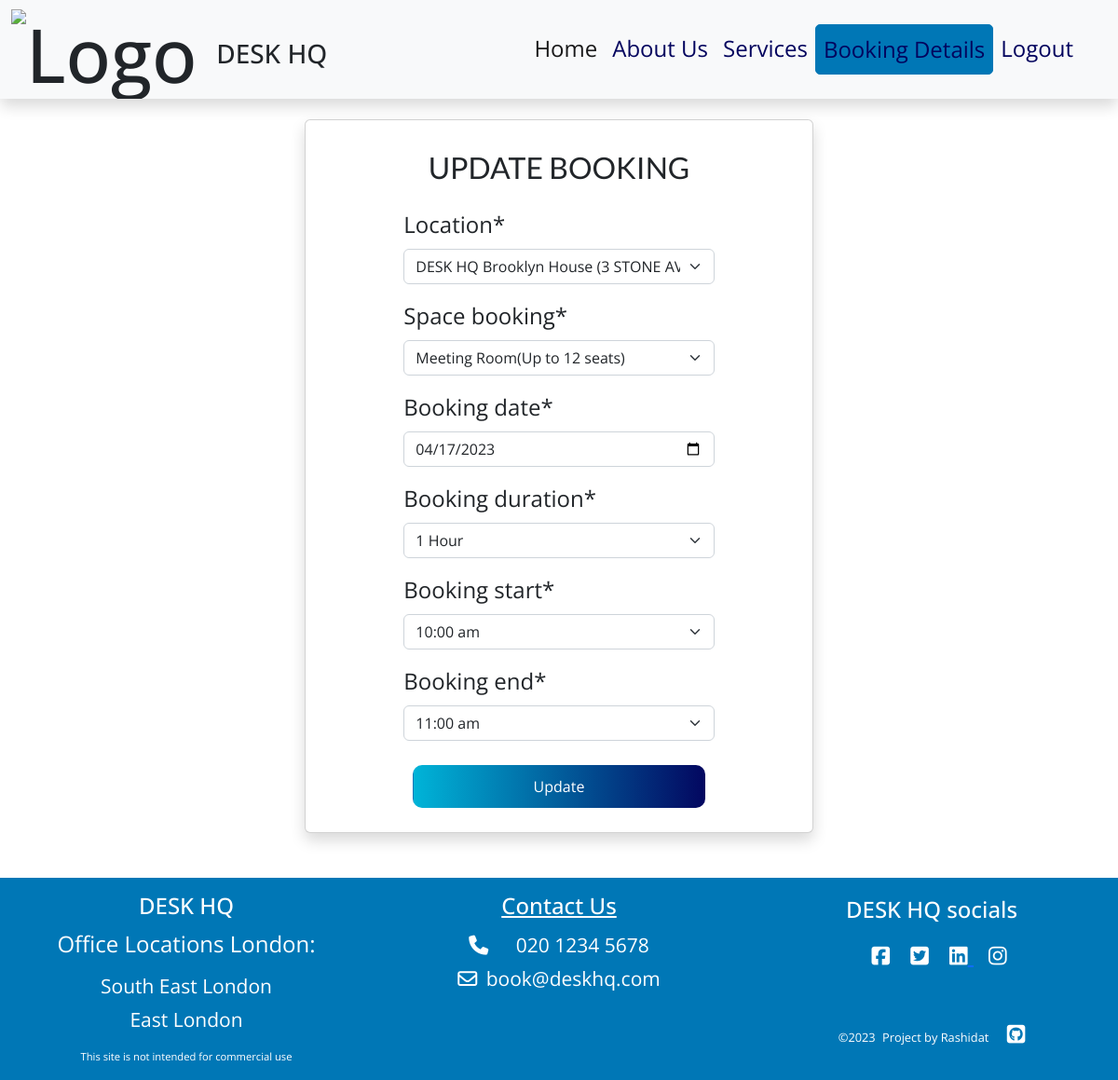
/booking_details/2/update (signed in), run on an earlier commit of the app's database.
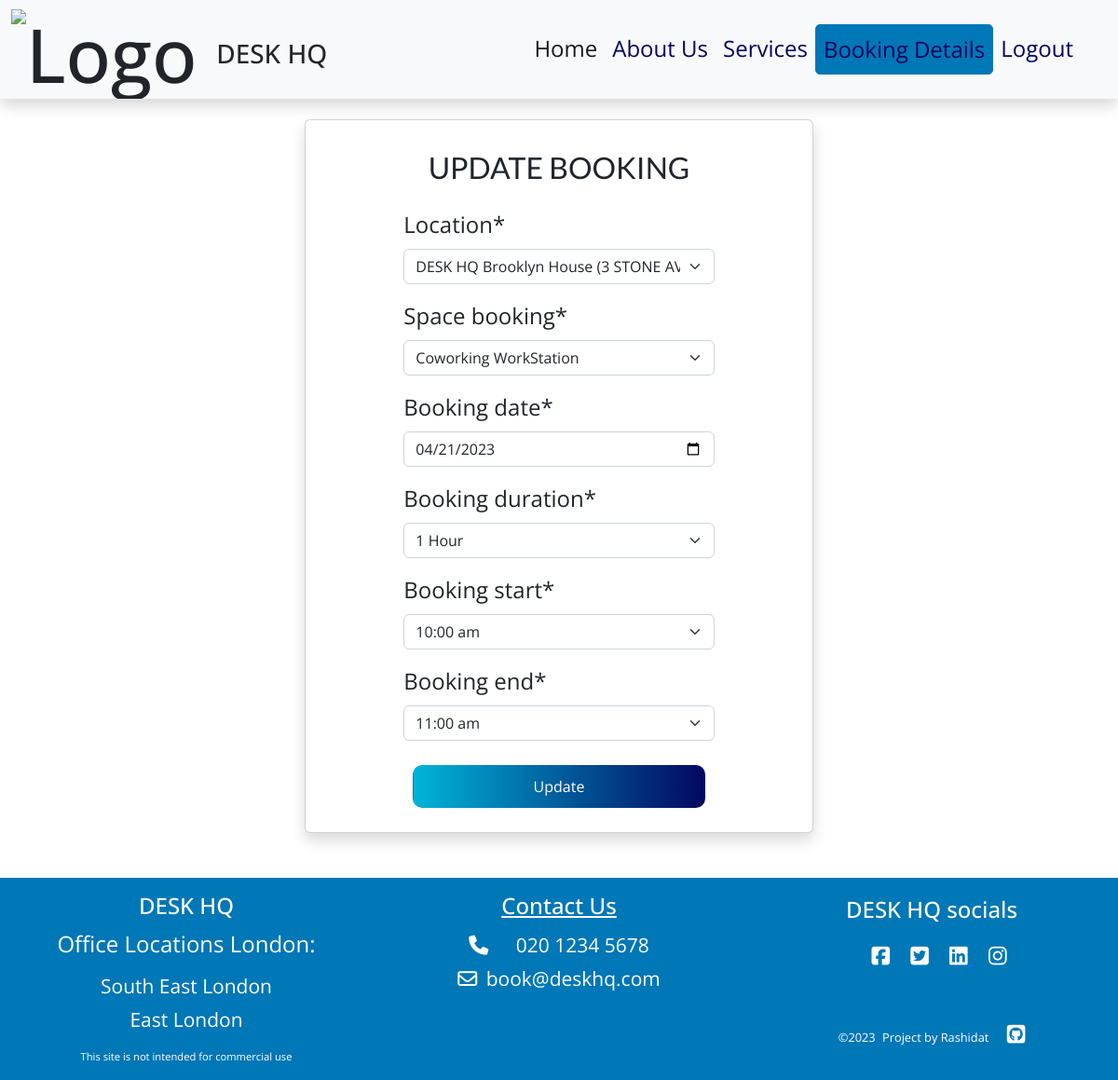
And on a later commit of the database.
### desk/models.py (models this page shows, shortened)
class Booking(models.Model):
    client = models.ForeignKey(
        User, on_delete=models.CASCADE)
    location = models.ForeignKey(
        Location,
        on_delete=models.CASCADE, null=True,
        default="DESK HQ Brooklyn House (3 STONE AVENUE LONDON SE5 2AZ)")
    space_booking = models.ForeignKey(
        Service,
        on_delete=models.CASCADE, related_name='space_bookings',
        null=True, default="Day WorkStation")
    booking_date = models.DateField(
        default=(timezone.now().date() + timezone.timedelta(days=1)),
        validators=[validate_date])
    booking_duration = models.CharField(
        max_length=20,
        choices=DURATION,
        default="Anytime")
    booking_start = models.CharField(
        max_length=20,
        choices=HOURS,
        default="09:00 am")
    booking_end = models.CharField(
        max_length=20,
        choices=HOURS,
        default="09:00 am")
    created_on = models.DateTimeField(auto_now_add=True)
    updated_on = models.DateTimeField(auto_now=True)
    status = models.IntegerField(choices=STATUS, default=1)
    approved = models.BooleanField(default=False)
    class Meta:
        unique_together = [
            'location', 'space_booking', 'booking_date',
            'booking_start', 'booking_end']
        ordering = ['-created_on']

### desk/views.py (the view, shortened to what this page needs)
# urls.py: path('booking_details/<pk>/update', views.BookingUpdateView.as_view(),
class BookingUpdateView(LoginRequiredMixin, UpdateView):
    model = Booking
    form_class = BookingForm
    template_name = 'desk/update_booking.html'
    success_url = reverse_lazy('booking_details')
    def get_object(self, queryset=None):
        booking = get_object_or_404(Booking, pk=self.kwargs['pk'])
        return booking

### desk/forms.py
class BookingForm(forms.ModelForm):
    class Meta:
        model = Booking
        fields = [
            'location', 'space_booking', 'booking_date',
            'booking_duration', 'booking_start', 'booking_end']
        widgets = {
            'booking_date': forms.DateInput(attrs={'type': 'date'}),
        }

### desk/models.py (called while the page is built)
    def __str__(self):
        return self.location_name

    def __str__(self):
        return f"{self.space_type}"

### desk/templates/desk/update_booking.html (shortened to what this page needs)
{% extends "base.html" %}
{% block content %}
{% load crispy_forms_tags %}
<div class="container booking-info page-top">
    <div class="row">
        <div class="col-12 col-md-8 col-lg-6 mx-auto mt-sm-4 mt-md-5 mt-lg-6 mt-5">
            <div class="card shadow">
                <div class="card-body">
                    <div class="row">
                        <div class="col-md-12 mt-3">
                            <h2 class="text-center">UPDATE BOOKING</h2>
                        </div>
                    </div>
                    <div class="row">
                        <div class="col-md-8 mt-3 offset-md-2">
                            <form method="POST">
                                {{ form | crispy }}
                                <div class="d-grid gap-2">
                                    <input class="btn btn-bookspace" type="submit" value="Update">
                                </div>
                            </form>
                        </div>
                    </div>
                </div>
            </div>
        </div>
    </div>
</div>
{% endblock %}

What changed in the data, as far as the page shows it:
changed Booking "1 Hour": space_booking "Meeting Room(Up to 12 seats)" → "Coworking WorkStation"; booking_date "04/17/2023" → "04/21/2023"
